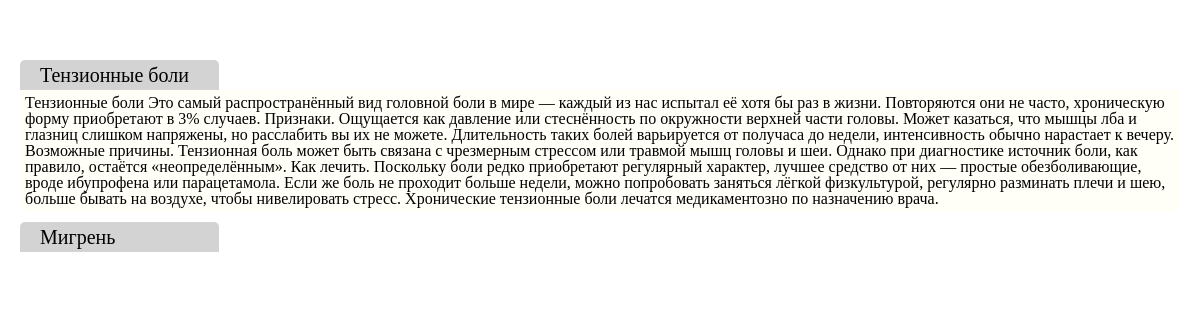
Page /deplom.loc/show_article.php on the committed database.
### tables this page shows
CREATE TABLE `article` (
  `id` int(11) UNSIGNED NOT NULL,
  `pre_result` varchar(50) NOT NULL,
  `article` text NOT NULL
);

### deplom.loc/show_article.php (the view, shortened to what this page needs)
<!DOCTYPE html>
<html lang="en">
	<head>
		<link rel="stylesheet" href="css/style.css">
	</head>
	<body>
		<div class="wrapper">
			<?php
				$rez = mysql_query("SELECT * FROM `article`");
				while ($row = mysql_fetch_array ($rez)){
					echo "<h3>".$row['pre_result']."</h3>"."<article>".$row['article']."</article>";
				}
			?>
			</div>
</body>
</html>

### deplom.loc/css/style.css (style rules this page uses)
html, body, div, span, applet, object, iframe, h1, h2, h3, h4, h5, h6, p, blockquote, pre, a, abbr, acronym, address, big, cite, code, del, dfn, em, img, ins, kbd, q, s, samp, small, strike, strong, sub, sup, tt, var, b, u, i, center, dl, dt, dd, ol, ul, li, fieldset, form, label, legend, table, caption, tbody, tfoot, thead, tr, th, td, article, aside, canvas, details, embed, figure, figcaption, footer, header, hgroup, menu, nav, output, ruby, section, summary, time, mark, audio, video { margin: 0; padding: 0; border: 0; font-size: 100%; font: inherit; vertical-align: baseline; }
article, aside, details, figcaption, figure, footer, header, hgroup, menu, nav, section { display: block; }
body { line-height: 1; }
.wrapper { margin-top:60px; margin-left: 20px; margin-right: 20px; }
h3 { background: #D3D3D3; border-radius:5px 5px 0 0; margin:10px 0 0 0; color:#000; font-size:20px; padding:5px; padding-left: 20px; width: 15%; }
article { background:#FFFFF7; border-radius:0 0 5px 5px; padding: 5px; color: #000; }

### rows in the picture
article: pre_result "Тензионные боли", article "Тензионные боли Это самый распространённый вид головной боли в мире — каждый из нас испытал её хотя бы раз в жизни. Повторяются они не часто, хроническую форму приобретают в 3% случаев. Признаки. Ощущается как давление или стеснённость по окружности верхней части головы. Может казаться, что мышцы лба и глазниц слишком напряжены, но расслабить вы их не можете. Длительность таких болей варьируется от получаса до недели, интенсивность обычно нарастает к вечеру. Возможные причины. Тензионная боль может быть связана с чрезмерным стрессом или травмой мышц головы и шеи. Однако при диагностике источник боли, как правило, остаётся «неопределённым». Как лечить. Поскольку боли редко приобретают…"
article: pre_result "Мигрень"
